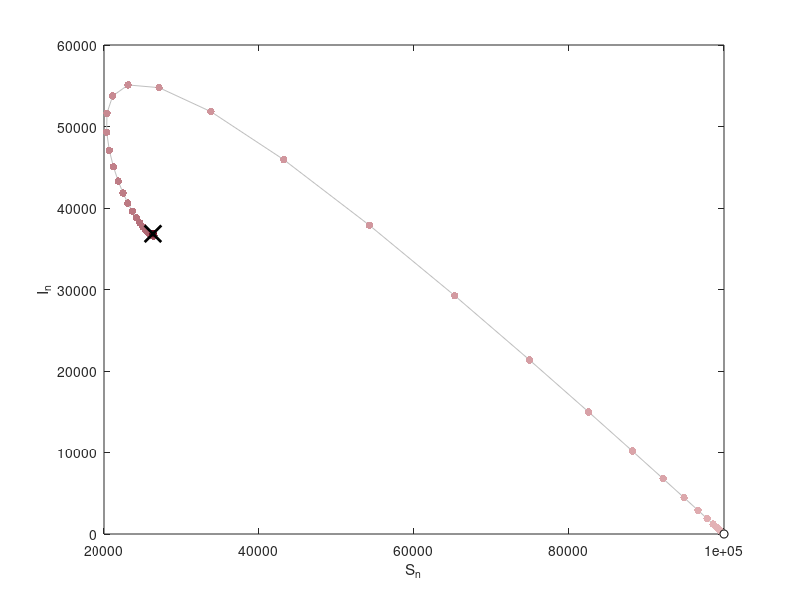

This figure's MATLAB source:
% Abb. 2.16: Szenario B des SIR-Modells in der Phasenebene (Buch, Abschnitt 2.4, Gl. 2.21)
% Zustände (S_n, I_n), hell: früh, dunkel: spät; Kreuz: stationärer Zustand x_b* = (N/R_0, alpha (N - S*)/(gamma + alpha))
% (c) 2026 Philipp Kügler · Programm zum Buch „Dynamische Systeme in den Lebenswissenschaften“ · MIT-Lizenz (siehe LICENSE)
N = 100000; alpha = 0.1; gamma = 0.1; beta = 7.6e-6;
M = 80;
S = zeros(1, M + 1); I = zeros(1, M + 1);
S(1) = 99999; I(1) = 1;
for k = 1:M
    S(k + 1) = S(k) - beta * S(k) * I(k) + alpha * (N - S(k));
    I(k + 1) = I(k) + beta * S(k) * I(k) - (gamma + alpha) * I(k);
end
R0 = beta * N / (gamma + alpha);
Ss = N / R0; Is = alpha * (N - Ss) / (gamma + alpha);
fprintf('R_0 = %.1f,  stationärer Zustand x_b*: S* = %.0f, I* = %.0f\n', R0, Ss, Is);
fprintf('(S_80, I_80) = (%.0f, %.0f)\n', S(end), I(end));

plot(S, I, 'Color', [0.75 0.75 0.75]); hold on
rot = [linspace(1, 0.43, 64)' linspace(0.85, 0.04, 64)' linspace(0.85, 0.12, 64)'];
colormap(rot); scatter(S, I, 30, 0:M, 'filled');      % hell: früh, dunkel: spät
plot(Ss, Is, 'kx', 'MarkerSize', 12, 'LineWidth', 2);
plot(N, 0, 'ko', 'MarkerFaceColor', 'w'); hold off   % x_a* = (N, 0): krankheitsfrei
xlabel('S_n'); ylabel('I_n');
